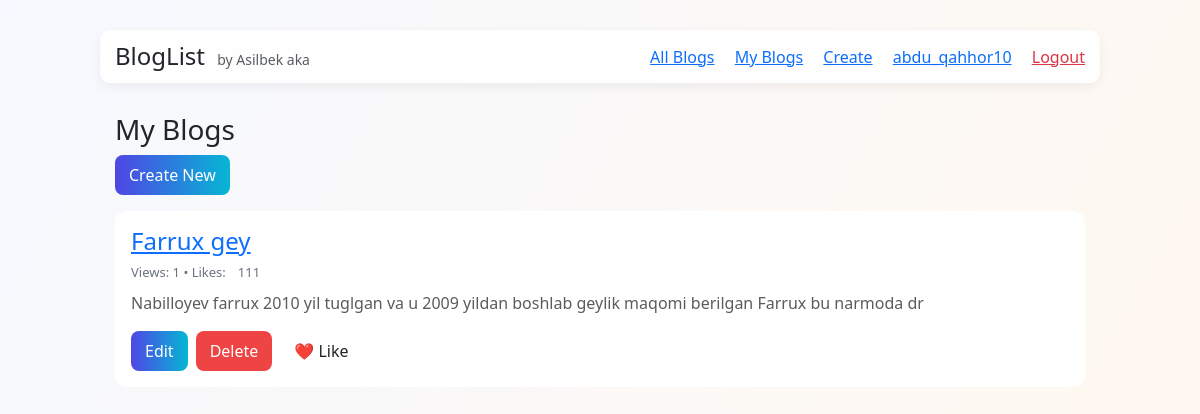
Before: /myblogs (signed in) with the older database file.
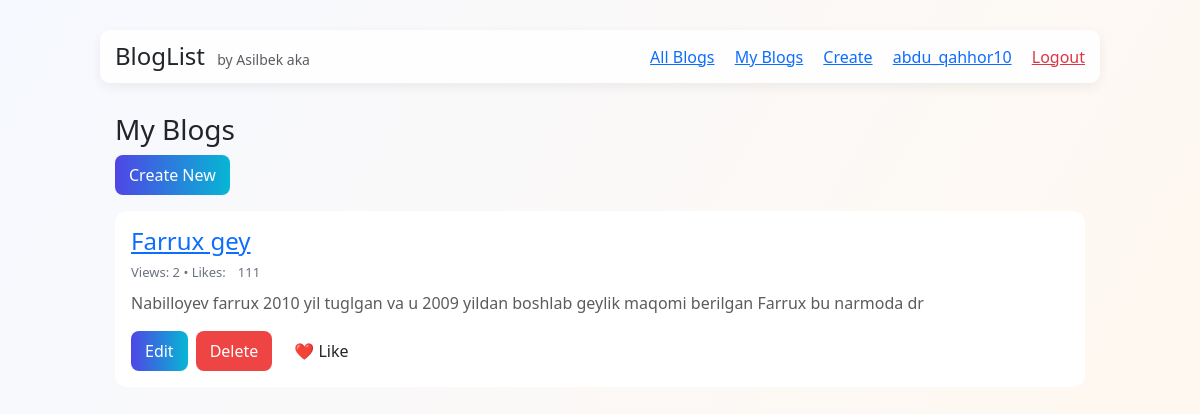
After: the same page with the newer database file.
### models.py (models this page shows)
class Blog(db.Model):
    id = db.Column(db.Integer, primary_key=True)
    title = db.Column(db.String(150), nullable=False)
    content = db.Column(db.Text, nullable=False)
    image = db.Column(db.String(150), nullable=True)  # Rasm nomi shu ustunda saqlanadi
    views = db.Column(db.Integer, default=0)
    likes = db.Column(db.Integer, default=0)
    created_at = db.Column(db.DateTime, default=datetime.utcnow)
    user_id = db.Column(db.Integer, db.ForeignKey('user.id'), nullable=False)

### app.py (the view)
@app.route('/myblogs')
@login_required
def my_blogs():
    blogs = Blog.query.filter_by(user_id=current_user.id).order_by(Blog.created_at.desc()).all()
    return render_template('my_blogs.html', blogs=blogs)

### app.py (called while the page is built)
@login_manager.user_loader
def load_user(user_id):
    return User.query.get(int(user_id))

### templates/my_blogs.html
{% extends "base.html" %}
{% block content %}
  <h3>My Blogs</h3>
  <a class="btn btn-primary mb-3" href="{{ url_for('create_blog') }}">Create New</a>
  {% for b in blogs %}
    <div class="blog-card p-3">
      <h4><a href="{{ url_for('blog_detail', blog_id=b.id) }}">{{ b.title }}</a></h4>
      <div class="meta mb-2">Views: {{ b.views }} • Likes: <span id="likes-{{ b.id }}">{{ b.likes }}</span></div>
      <p class="text-muted">{{ b.content[:200] }}{% if b.content|length > 200 %}...{% endif %}</p>
      <div class="d-flex gap-2">
        <a class="btn btn-primary" href="{{ url_for('update_blog', blog_id=b.id) }}">Edit</a>
        <form method="POST" action="{{ url_for('delete_blog', blog_id=b.id) }}" onsubmit="return confirm('Delete this blog?');">
          <button class="btn btn-danger" type="submit">Delete</button>
        </form>
        <button class="btn" onclick="sendLike({{ b.id }}, this)">❤️ Like</button>
      </div>
    </div>
  {% else %}
    <p>No blogs yet. <a href="{{ url_for('create_blog') }}">Create one</a>.</p>
  {% endfor %}
{% endblock %}

Changed rows visible on the page:
changed Blog "Farrux gey": views "1" → "2"
